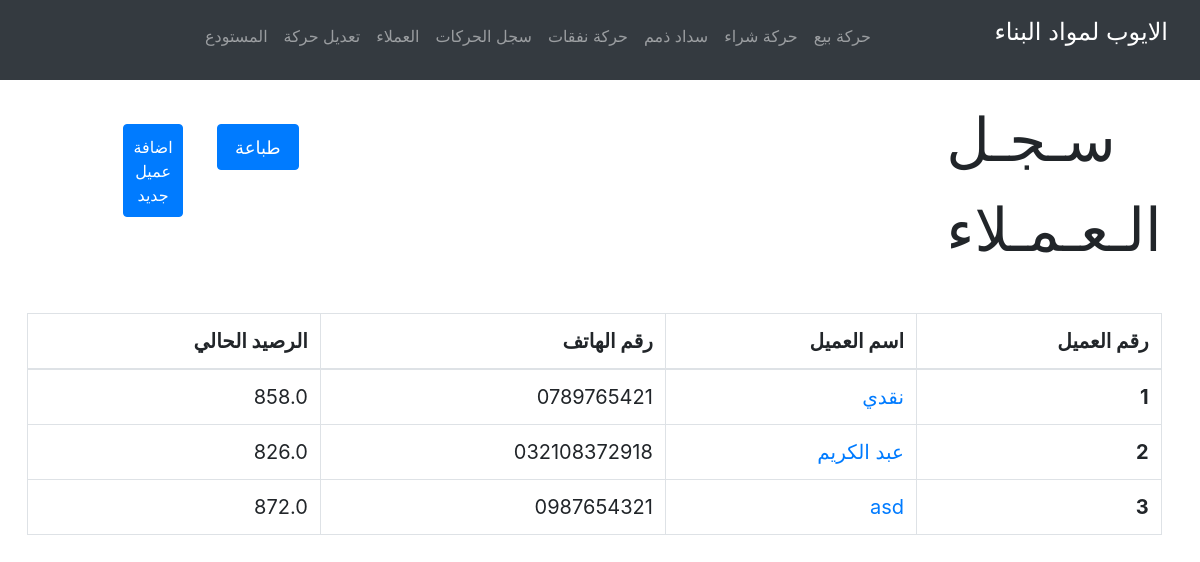
The app's page /clients, older data.
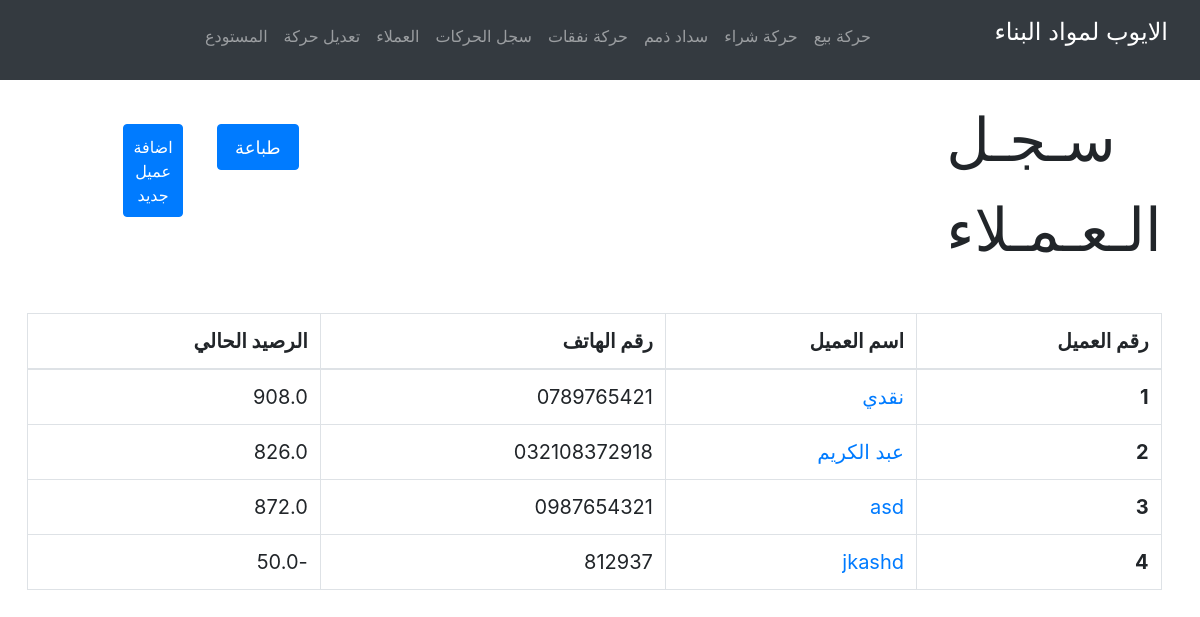
The same page, newer data.
### tables this page shows
CREATE TABLE clients (clientId INTEGER PRIMARY KEY, client_name TEXT, client_phone TEXT, client_balance REAL);

### app.py (the view)
@app.route("/clients", methods=["GET", "POST"])
def clients():
  if request.method == "POST":
    try:
      id = int(request.form.get("id"))
      name = str(request.form.get("name"))
      phone = str(request.form.get("phone"))
      balance = float(request.form.get("balance"))
    except:
      return "الرجاء التأكد من تعبئة النموذج كاملاً"
    if (None in (id, name, )) or (len(name) < 3):
      return "الرجاء التأكد من تعبئة النموذج كاملاً"
    db.execute("INSERT INTO clients (clientId, client_name, client_phone, client_balance)"
              + "VALUES ((?), (?), (?), (?))", [id, name, phone, balance])
    db.commit()
    return "/clients"
  else:
    clients = []
    query = db.execute('SELECT * FROM clients ORDER BY clientId').fetchall()
    for record in query:
      clients.append({
        'id': record[0],
        'name': record[1],
        'phone': record[2],
        'balance': record[3]
      })
    return render_template('clients.html', clients=clients)

### app.py (called while the page is built)
@app.after_request
def after_request(response):
  response.headers["Cache-Control"] = "no-cache, no-store, must-revalidate"
  response.headers["Expires"] = 0
  response.headers["Pragma"] = "no-cache"
  return response

### templates/clients.html (shortened to what this page needs)
{% extends "layout.html" %}
{% block head %}
  <link href="/static/css/clients.css" rel="stylesheet">
{% endblock %}
{% block body %}
  <div class="row">
    <div class="col-md-8">
      <p class="head-text">سـجـل الـعـمـلاء</p>
    </div>
    <div class="col-md-2">
      <button class="btn btn-primary" id="print" value="clientsAll">طباعة</button>
    </div>
    <div class="col-md-2">
      <button type="button" class="btn btn-primary new-client" data-toggle="modal" data-target="#modal">
        اضافة عميل جديد
      </button>
    </div>
  </div>
  <div class="center-table">
    <table class="table table-bordered">
      <thead class="text-right">
        <tr>
          <th scope="col">رقم العميل</th>
          <th scope="col">اسم العميل</th>
          <th scope="col">رقم الهاتف</th>
          <th scope="col">الرصيد الحالي</th>
        </tr>
      </thead>
      <tbody class="text-right">
        {% for client in clients %}
          <tr>
            <th scope="row">{{ client.id }}</th>
            <td><a href="/u/{{ client.id }}">{{ client.name }}</a></td>
            <td>{{ client.phone }}</td>
            <td>{{ client.balance }}</td>
          </tr>
        {% endfor %}
      </tbody>
    </table>
  </div>
{% endblock %}

### templates/layout.html (shortened to what this page needs)
<!DOCTYPE html>
<html lang="ar" dir="rtl">
  <head>
    <link href="/static/bootstrap/css/bootstrap-reboot.css" rel="stylesheet">
    <link href="/static/bootstrap/css/bootstrap-grid.css" rel="stylesheet">
    <link href="/static/bootstrap/css/bootstrap.css" rel="stylesheet">
    <link href="/static/css/layout.css" rel="stylesheet">
    {% block head %}{% endblock %}
  </head>
  <body>
    <nav class="navbar fixed-top navbar-expand-lg navbar-dark bg-dark pull-right">
      <a class="navbar-brand" href="/"><p class="headtext">الايوب لمواد البناء</p></a>
          <ul class="navbar-nav mr-auto mt-2">
              <li class="nav-item"><a class="nav-link" href="/transaction"><p class="font-weight-light"><strong>حركة بيع</strong></p></a></li>
              <li class="nav-item"><a class="nav-link" href="/addItems"><p class="font-weight-light"><strong> حركة شراء</strong></p></a></li>
              <li class="nav-item"><a class="nav-link" href="/repayDebt"><p class="font-weight-light"><strong>سداد ذمم</strong></p></a></li>
              <li class="nav-item"><a class="nav-link" href="/expense"><p class="font-weight-light"><strong>حركة نفقات</strong></p></a></li>
              <li class="nav-item"><a class="nav-link" href="/transactionLog"><p class="font-weight-light"><strong>سجل الحركات</strong></p></a></li>
              <li class="nav-item"><a class="nav-link" href="/clients"><p class="font-weight-light"><strong>العملاء</strong></p></a></li>
              <li class="nav-item"><a class="nav-link" href="/editTransactionForm"><p class="font-weight-light"><strong>تعديل حركة</strong></p></a></li>
              <li class="nav-item"><a class="nav-link" href="/inventory"><p class="font-weight-light"><strong>المستودع</strong></p></a></li>
          </ul>
          <ul class="navbar-nav ml-auto mt-2">
              <li class="nav-item"><a class="nav-link" href="/logout"><p class="font-weight-light"><strong>&nbsp;&nbsp;&nbsp;&nbsp;&nbsp;&nbsp;&nbsp;&nbsp;&nbsp;&nbsp;&nbsp;</strong></p></a></li>
          </ul>
    </nav>
    <div class="container-fluid">
    {% block body %}{% endblock %}
    </div>
  </body>
</html>

### static/css/layout.css (style rules this page uses)
.headtext { font-size: larger; }

### static/css/clients.css (style rules this page uses)
.row { margin-top: 8%; }
.head-text { margin-left: 69%; font-size: 60px; }
table { font-size: 20px; }
.center-table { margin-top: 2%; margin-right: 2%; margin-left: 1%; }
.new-client { margin-left: 70%; margin-top: 18%; padding: 5.5%; }
button { margin: 2px; }
button#print { margin-top: 18%; padding-left: 10%; padding-right: 10%; padding-top: 5%; padding-bottom: 5%; margin-right: 10%; font-size: 18px; }

Row changes from the older to the newer data that the page shows:
changed clients "نقدي": balance "858.0" → "908.0"
added clients: id "4", name "jkashd", phone "812937", balance "-50.0"
